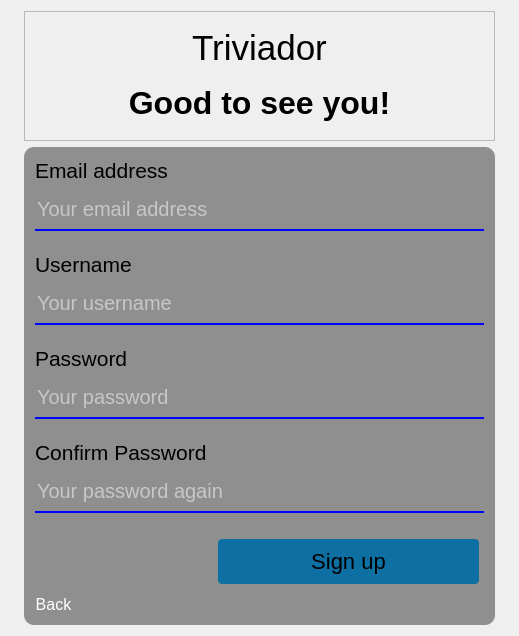
<?xml version="1.0" encoding="UTF-8"?>
<ui version="4.0">
 <class>RegistrationPageClass</class>
 <widget class="QWidget" name="RegistrationPageClass">
  <property name="geometry">
   <rect>
    <x>0</x>
    <y>0</y>
    <width>519</width>
    <height>636</height>
   </rect>
  </property>
  <property name="windowTitle">
   <string>RegistrationPage</string>
  </property>
  <layout class="QGridLayout" name="gridLayout">
   <item row="0" column="0">
    <widget class="QFrame" name="welcomeFrame">
     <property name="minimumSize">
      <size>
       <width>400</width>
       <height>0</height>
      </size>
     </property>
     <property name="maximumSize">
      <size>
       <width>600</width>
       <height>300</height>
      </size>
     </property>
     <property name="frameShape">
      <enum>QFrame::StyledPanel</enum>
     </property>
     <property name="frameShadow">
      <enum>QFrame::Raised</enum>
     </property>
     <layout class="QVBoxLayout" name="verticalLayout">
      <item>
       <widget class="QLabel" name="label_3">
        <property name="font">
         <font>
          <pointsize>26</pointsize>
         </font>
        </property>
        <property name="text">
         <string>Triviador</string>
        </property>
        <property name="alignment">
         <set>Qt::AlignCenter</set>
        </property>
       </widget>
      </item>
      <item>
       <widget class="QLabel" name="label_4">
        <property name="font">
         <font>
          <pointsize>28</pointsize>
         </font>
        </property>
        <property name="text">
         <string>&lt;!DOCTYPE HTML PUBLIC &quot;-//W3C//DTD HTML 4.0//EN&quot; &quot;http://www.w3.org/TR/REC-html40/strict.dtd&quot;&gt;
&lt;html&gt;&lt;head&gt;&lt;meta name=&quot;qrichtext&quot; content=&quot;1&quot; /&gt;&lt;meta charset=&quot;utf-8&quot; /&gt;&lt;style type=&quot;text/css&quot;&gt;
p, li { white-space: pre-wrap; }
hr { height: 1px; border-width: 0; }
li.unchecked::marker { content: &quot;\2610&quot;; }
li.checked::marker { content: &quot;\2612&quot;; }
&lt;/style&gt;&lt;/head&gt;&lt;body style=&quot; font-family:'Segoe UI'; font-size:28pt; font-weight:400; font-style:normal;&quot;&gt;
&lt;p style=&quot; margin-top:0px; margin-bottom:0px; margin-left:0px; margin-right:0px; -qt-block-indent:0; text-indent:0px;&quot;&gt;&lt;span style=&quot; font-size:24pt; font-weight:700;&quot;&gt;Good to see you!&lt;/span&gt;&lt;/p&gt;&lt;/body&gt;&lt;/html&gt;</string>
        </property>
        <property name="alignment">
         <set>Qt::AlignCenter</set>
        </property>
       </widget>
      </item>
     </layout>
    </widget>
   </item>
   <item row="1" column="0">
    <widget class="QFrame" name="registerFrame">
     <property name="minimumSize">
      <size>
       <width>471</width>
       <height>450</height>
      </size>
     </property>
     <property name="maximumSize">
      <size>
       <width>471</width>
       <height>500</height>
      </size>
     </property>
     <property name="cursor">
      <cursorShape>PointingHandCursor</cursorShape>
     </property>
     <property name="styleSheet">
      <string notr="true">#registerFrame{
border-radius:10px ;
background-color: rgba(0,0,0,0.4);
}</string>
     </property>
     <property name="frameShape">
      <enum>QFrame::StyledPanel</enum>
     </property>
     <property name="frameShadow">
      <enum>QFrame::Raised</enum>
     </property>
     <layout class="QFormLayout" name="formLayout_2">
      <item row="0" column="0">
       <widget class="QLabel" name="label_5">
        <property name="font">
         <font>
          <pointsize>16</pointsize>
         </font>
        </property>
        <property name="text">
         <string>Email address</string>
        </property>
       </widget>
      </item>
      <item row="1" column="0" colspan="2">
       <widget class="QLineEdit" name="emailLineEdit">
        <property name="styleSheet">
         <string notr="true">height:40px;
color: #fff;
font-size:20px;
margin-bottom:15px;
background-color: rgba(1, 57, 44, 0);
border:none;
border-bottom: 2px solid blue;</string>
        </property>
        <property name="placeholderText">
         <string>Your email address</string>
        </property>
       </widget>
      </item>
      <item row="2" column="0">
       <widget class="QLabel" name="label_8">
        <property name="font">
         <font>
          <pointsize>16</pointsize>
         </font>
        </property>
        <property name="text">
         <string>Username</string>
        </property>
       </widget>
      </item>
      <item row="3" column="0" colspan="2">
       <widget class="QLineEdit" name="usernameLineEdit">
        <property name="styleSheet">
         <string notr="true">height:40px;
color: #fff;
font-size:20px;
margin-bottom:15px;
background-color: rgba(1, 57, 44, 0);
border:none;
border-bottom: 2px solid blue;</string>
        </property>
        <property name="text">
         <string/>
        </property>
        <property name="placeholderText">
         <string>Your username</string>
        </property>
       </widget>
      </item>
      <item row="4" column="0">
       <widget class="QLabel" name="label_6">
        <property name="font">
         <font>
          <pointsize>16</pointsize>
         </font>
        </property>
        <property name="text">
         <string>Password</string>
        </property>
       </widget>
      </item>
      <item row="5" column="0" colspan="2">
       <widget class="QLineEdit" name="passwordLineEdit">
        <property name="toolTip">
         <string>&lt;html&gt;&lt;head/&gt;&lt;body&gt;&lt;p&gt;The password has to be at least 6 characters long, has to contain at least 1 lowercase letter, 1 uppercase letter, 1 number and 1 special character&lt;/p&gt;&lt;/body&gt;&lt;/html&gt;</string>
        </property>
        <property name="styleSheet">
         <string notr="true">height:40px;
color: #fff;
font-size:20px;
margin-bottom:15px;
background-color: rgba(1, 57, 44, 0);
border:none;
border-bottom: 2px solid blue;</string>
        </property>
        <property name="text">
         <string/>
        </property>
        <property name="echoMode">
         <enum>QLineEdit::Password</enum>
        </property>
        <property name="placeholderText">
         <string>Your password</string>
        </property>
       </widget>
      </item>
      <item row="6" column="0">
       <widget class="QLabel" name="label_7">
        <property name="font">
         <font>
          <pointsize>16</pointsize>
         </font>
        </property>
        <property name="text">
         <string>Confirm Password</string>
        </property>
       </widget>
      </item>
      <item row="7" column="0" colspan="2">
       <widget class="QLineEdit" name="passwordConfirmationLineEdit">
        <property name="styleSheet">
         <string notr="true">height:40px;
color: #fff;
font-size:20px;
margin-bottom:15px;
background-color: rgba(1, 57, 44, 0);
border:none;
border-bottom: 2px solid blue;</string>
        </property>
        <property name="text">
         <string/>
        </property>
        <property name="echoMode">
         <enum>QLineEdit::Password</enum>
        </property>
        <property name="placeholderText">
         <string>Your password again</string>
        </property>
       </widget>
      </item>
      <item row="8" column="1">
       <widget class="QPushButton" name="toolButtonSignUp">
        <property name="cursor">
         <cursorShape>PointingHandCursor</cursorShape>
        </property>
        <property name="styleSheet">
         <string notr="true">.QPushButton {
  border-radius: 4px;
  background-color: #0e6fa2;
  border: none;
  color: #000;
  text-align: center;
  font-size: 22px;
  padding: 10px;
  margin: 5px;
}
.QPushButton:hover{
  border-radius: 5px;
  background-color: #38afd1;
  margin: 3px;
  color:#FFF;
}</string>
        </property>
        <property name="text">
         <string>Sign up</string>
        </property>
       </widget>
      </item>
      <item row="9" column="0">
       <widget class="QPushButton" name="back">
        <property name="cursor">
         <cursorShape>PointingHandCursor</cursorShape>
        </property>
        <property name="styleSheet">
         <string notr="true">.QPushButton {
 background-color: rgba(255, 255, 255,0);
  border: none;
  color: #fff;
  text-align: center;
 font-size: 16px;
}
.QPushButton:hover{
  background-color: rgba(255, 255, 255,0);
 color: #0e6fa2;
 font-size: 16px;
} </string>
        </property>
        <property name="text">
         <string>Back</string>
        </property>
       </widget>
      </item>
     </layout>
    </widget>
   </item>
  </layout>
 </widget>
 <layoutdefault spacing="6" margin="11"/>
 <resources/>
 <connections/>
</ui>
